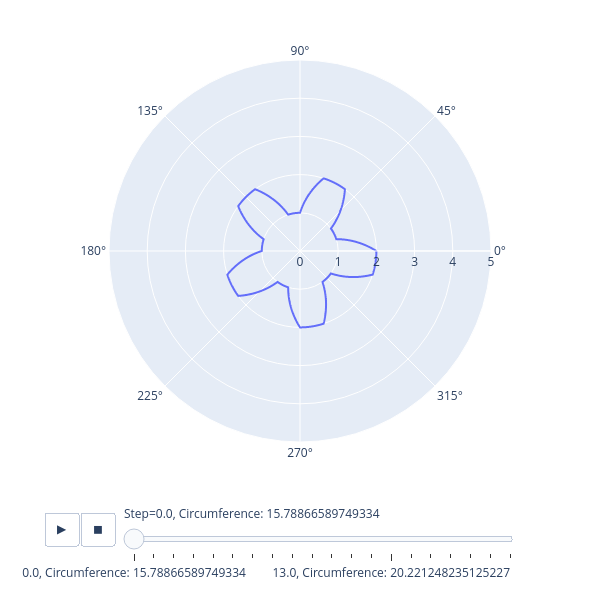

Source (notebook cell):
### Code cell
fig = px.line_polar(df, r="R", theta="TD", line_close=True,
                    range_r=[0,Rub], animation_frame="Step", 
                    direction= "counterclockwise", start_angle=0,
                    #color_discrete_sequence=px.colors.sequential.Plasma_r, 
                    #template="plotly_dark",)
                    width=600, height=600
                    )
fig.show()

### Figure 1 — Plotly figure (JSON) as saved in the notebook; plotly's stock layout.template omitted (floating-point values rounded to 4 significant figures; data arrays with more than 128 entries replaced by an {"elided": "..."} marker saying what was removed)
{"data": [{"hovertemplate": "Step=0.0, Circumference: 15.78866589749334<br>R=%{r}<br>TD=%{theta}<extra></extra>", "legendgroup": "", "line": {"color": "#636efa", "dash": "solid"}, "marker": {"symbol": "circle"}, "mode": "lines", "name": "", "r": {"elided": "3001 float values"}, "showlegend": false, "subplot": "polar", "theta": {"elided": "3001 float values"}, "type": "scatterpolar"}], "layout": {"height": 600, "legend": {"tracegroupgap": 0}, "margin": {"t": 60}, "polar": {"angularaxis": {"direction": "counterclockwise", "rotation": 0}, "domain": {"x": [0, 1], "y": [0, 1]}, "radialaxis": {"range": [0, 5]}}, "sliders": [{"active": 0, "currentvalue": {"prefix": "Step="}, "len": 0.9, "pad": {"b": 10, "t": 60}, "steps": [{"args": [["0.0, Circumference: 15.78866589749334"], {"frame": {"duration": 0, "redraw": true}, "fromcurrent": true, "mode": "immediate", "transition": {"duration": 0, "easing": "linear"}}], "label": "0.0, Circumference: 15.78866589749334", "method": "animate"}, {"args": [["1.0, Circumference: 18.562287997638265"], {"frame": {"duration": 0, "redraw": true}, "fromcurrent": true, "mode": "immediate", "transition": {"duration": 0, "easing": "linear"}}], "label": "1.0, Circumference: 18.562287997638265", "method": "animate"}, {"args": [["2.0, Circumference: 18.11261670054251"], {"frame": {"duration": 0, "redraw": true}, "fromcurrent": true, "mode": "immediate", "transition": {"duration": 0, "easing": "linear"}}], "label": "2.0, Circumference: 18.11261670054251", "method": "animate"}, {"args": [["3.0, Circumference: 16.32761929750606"], {"frame": {"duration": 0, "redraw": true}, "fromcurrent": true, "mode": "immediate", "transition": {"duration": 0, "easing": "linear"}}], "label": "3.0, Circumference: 16.32761929750606", "method": "animate"}, {"args": [["4.0, Circumference: 16.357746888351965"], {"frame": {"duration": 0, "redraw": true}, "fromcurrent": true, "mode": "immediate", "transition": {"duration": 0, "easing": "linear"}}], "label": "4.0, Circumference: 16.357746888351965", "method": "animate"}, {"args": [["5.0, Circumference: 17.048147424196777"], {"frame": {"duration": 0, "redraw": true}, "fromcurrent": true, "mode": "immediate", "transition": {"duration": 0, "easing": "linear"}}], "label": "5.0, Circumference: 17.048147424196777", "method": "animate"}, {"args": [["6.0, Circumference: 17.790728669124327"], {"frame": {"duration": 0, "redraw": true}, "fromcurrent": true, "mode": "immediate", "transition": {"duration": 0, "easing": "linear"}}], "label": "6.0, Circumference: 17.790728669124327", "method": "animate"}, {"args": [["7.0, Circumference: 18.345349078722258"], {"frame": {"duration": 0, "redraw": true}, "fromcurrent": true, "mode": "immediate", "transition": {"duration": 0, "easing": "linear"}}], "label": "7.0, Circumference: 18.345349078722258", "method": "animate"}, {"args": [["8.0, Circumference: 18.802418291487548"], {"frame": {"duration": 0, "redraw": true}, "fromcurrent": true, "mode": "immediate", "transition": {"duration": 0, "easing": "linear"}}], "label": "8.0, Circumference: 18.802418291487548", "method": "animate"}, {"args": [["9.0, Circumference: 18.555518335399437"], {"frame": {"duration": 0, "redraw": true}, "fromcurrent": true, "mode": "immediate", "transition": {"duration": 0, "easing": "linear"}}], "label": "9.0, Circumference: 18.555518335399437", "method": "animate"}, {"args": [["10.0, Circumference: 19.162655876062544"], {"frame": {"duration": 0, "redraw": true}, "fromcurrent": true, "mode": "immediate", "transition": {"duration": 0, "easing": "linear"}}], "label": "10.0, Circumference: 19.162655876062544", "method": "animate"}, {"args": [["11.0, Circumference: 19.674721910680546"], {"frame": {"duration": 0, "redraw": true}, "fromcurrent": true, "mode": "immediate", "transition": {"duration": 0, "easing": "linear"}}], "label": "11.0, Circumference: 19.674721910680546", "method": "animate"}, {"args": [["12.0, Circumference: 19.607284445155926"], {"frame": {"duration": 0, "redraw": true}, "fromcurrent": true, "mode": "immediate", "transition": {"duration": 0, "easing": "linear"}}], "label": "12.0, Circumference: 19.607284445155926", "method": "animate"}, {"args": [["13.0, Circumference: 20.221248235125227"], {"frame": {"duration": 0, "redraw": true}, "fromcurrent": true, "mode": "immediate", "transition": {"duration": 0, "easing": "linear"}}], "label": "13.0, Circumference: 20.221248235125227", "method": "animate"}, {"args": [["14.0, Circumference: 20.837403362473957"], {"frame": {"duration": 0, "redraw": true}, "fromcurrent": true, "mode": "immediate", "transition": {"duration": 0, "easing": "linear"}}], "label": "14.0, Circumference: 20.837403362473957", "method": "animate"}, {"args": [["15.0, Circumference: 21.455975444423228"], {"frame": {"duration": 0, "redraw": true}, "fromcurrent": true, "mode": "immediate", "transition": {"duration": 0, "easing": "linear"}}], "label": "15.0, Circumference: 21.455975444423228", "method": "animate"}, {"args": [["16.0, Circumference: 22.077009682259522"], {"frame": {"duration": 0, "redraw": true}, "fromcurrent": true, "mode": "immediate", "transition": {"duration": 0, "easing": "linear"}}], "label": "16.0, Circumference: 22.077009682259522", "method": "animate"}, {"args": [["17.0, Circumference: 22.70047550382739"], {"frame": {"duration": 0, "redraw": true}, "fromcurrent": true, "mode": "immediate", "transition": {"duration": 0, "easing": "linear"}}], "label": "17.0, Circumference: 22.70047550382739", "method": "animate"}, {"args": [["18.0, Circumference: 23.32630559143256"], {"frame": {"duration": 0, "redraw": true}, "fromcurrent": true, "mode": "immediate", "transition": {"duration": 0, "easing": "linear"}}], "label": "18.0, Circumference: 23.32630559143256", "method": "animate"}, {"args": [["19.0, Circumference: 23.954414270849156"], {"frame": {"duration": 0, "redraw": true}, "fromcurrent": true, "mode": "immediate", "transition": {"duration": 0, "easing": "linear"}}], "label": "19.0, Circumference: 23.954414270849156", "method": "animate"}], "x": 0.1, "xanchor": "left", "y": 0, "yanchor": "top"}], "updatemenus": [{"buttons": [{"args": [null, {"frame": {"duration": 500, "redraw": true}, "fromcurrent": true, "mode": "immediate", "transition": {"duration": 500, "easing": "linear"}}], "label": "&#9654;", "method": "animate"}, {"args": [[null], {"frame": {"duration": 0, "redraw": true}, "fromcurrent": true, "mode": "immediate", "transition": {"duration": 0, "easing": "linear"}}], "label": "&#9724;", "method": "animate"}], "direction": "left", "pad": {"r": 10, "t": 70}, "showactive": false, "type": "buttons", "x": 0.1, "xanchor": "right", "y": 0, "yanchor": "top"}], "width": 600}}
